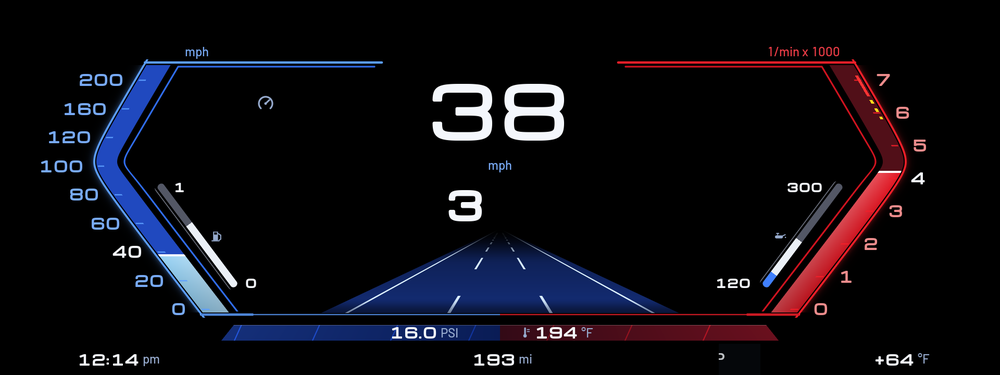
#> input picture reference/6.png, 1000 x 375 px, shrunk from 1920 x 720 before the run, found by its file name
$ python base.py
#> lines starting #> are read from the running program, lines starting #| are printed output that depends on the picture
"""Shared helpers for tools/live6: the native 1920x720 reference (apps/6.png), colour fields, a ridge tracer."""
import math, os
import numpy as np
from PIL import Image
from scipy import ndimage as ndi
HERE = os.path.dirname(os.path.abspath(__file__))
IMG = os.path.join(HERE, '..', '..', 'apps', '6.png')
im = np.asarray(Image.open(IMG).convert('RGB')).astype(float)
R, G, B = im[..., 0], im[..., 1], im[..., 2]
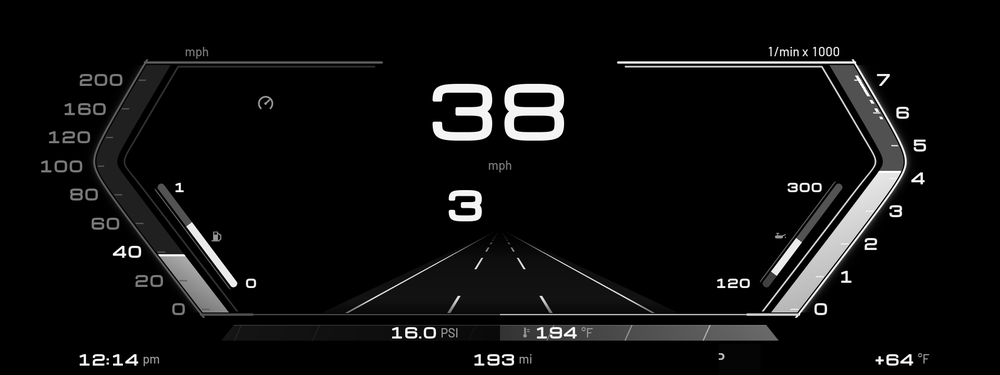
#> R: shape (375, 1000) float64; min 0, max 255, mean 13.6
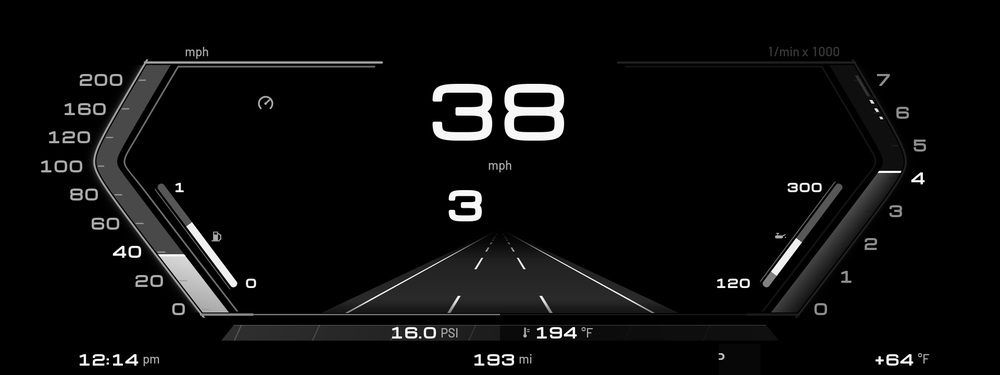
#> G: shape (375, 1000) float64; min 0, max 255, mean 11.7
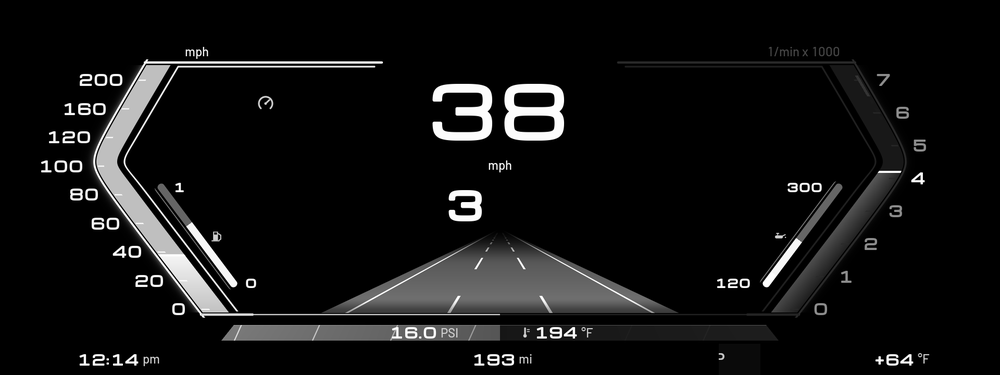
#> B: shape (375, 1000) float64; min 0, max 255, mean 17.7
def bil(a, x, y):
    return ndi.map_coordinates(a, [[y], [x]], order=1)[0]
# [69 lines left out: functions trace, dp, thin, longest_path, comp, not called in this run]

$ run again, with reference/10.jpg saved as reference/6.png
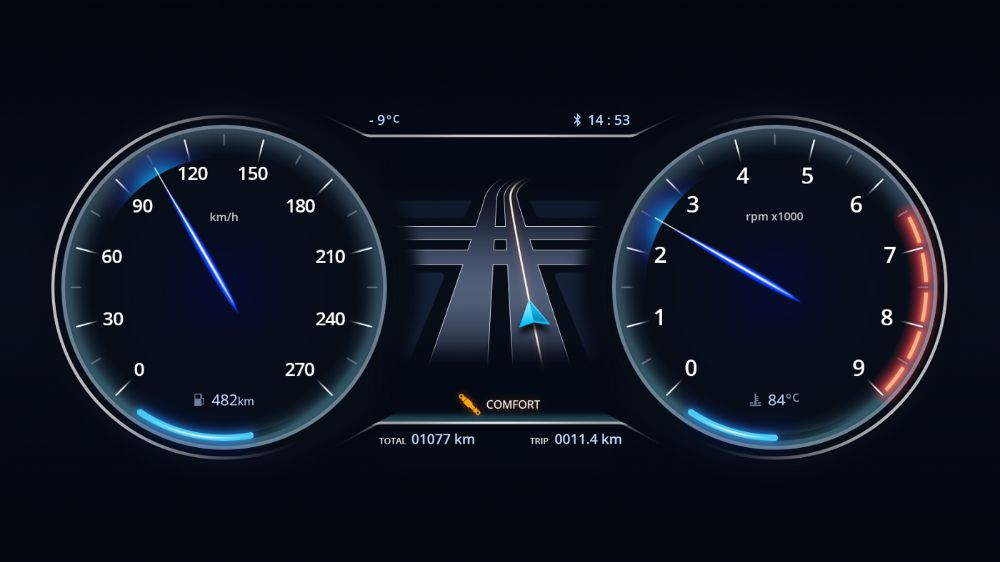
#> input picture reference/10.jpg, 1000 x 562 px, found by its file name
#> `R, G, B = im[..., 0], im[..., 1], im[..., 2]`:
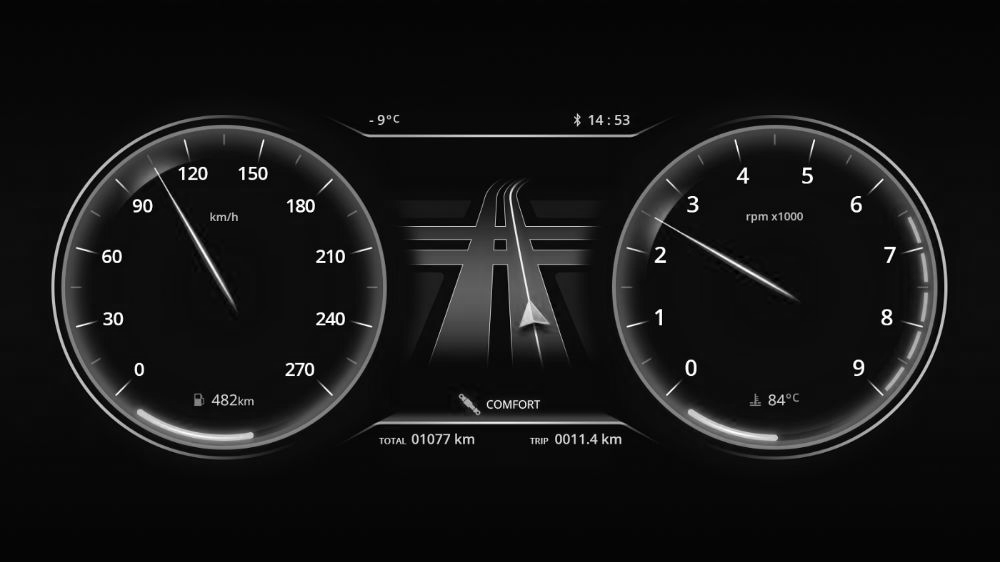
#> G: shape (562, 1000) float64; min 0, max 255, mean 20.2
#> `R, G, B = im[..., 0], im[..., 1], im[..., 2]`:
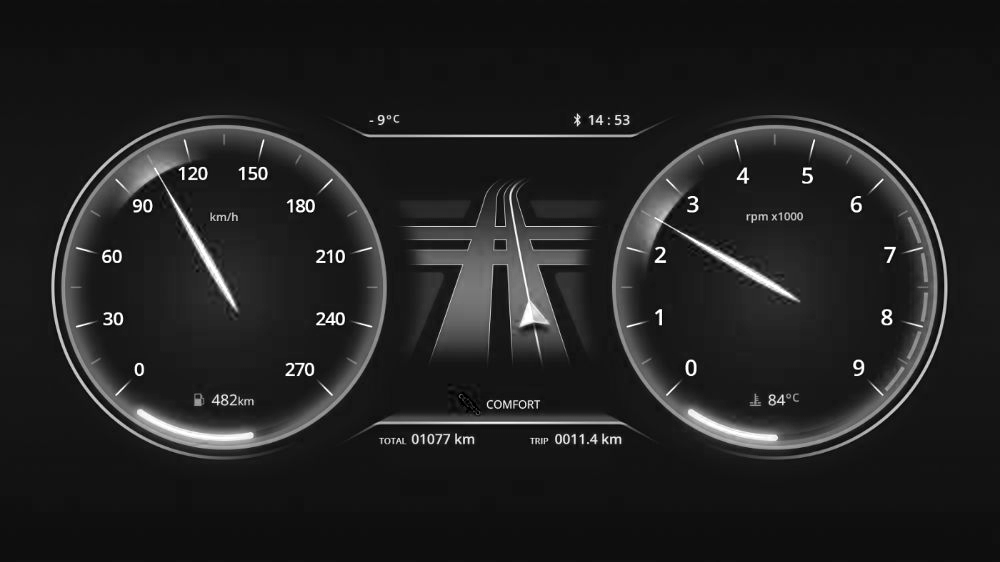
#> B: shape (562, 1000) float64; min 0, max 255, mean 32.9
